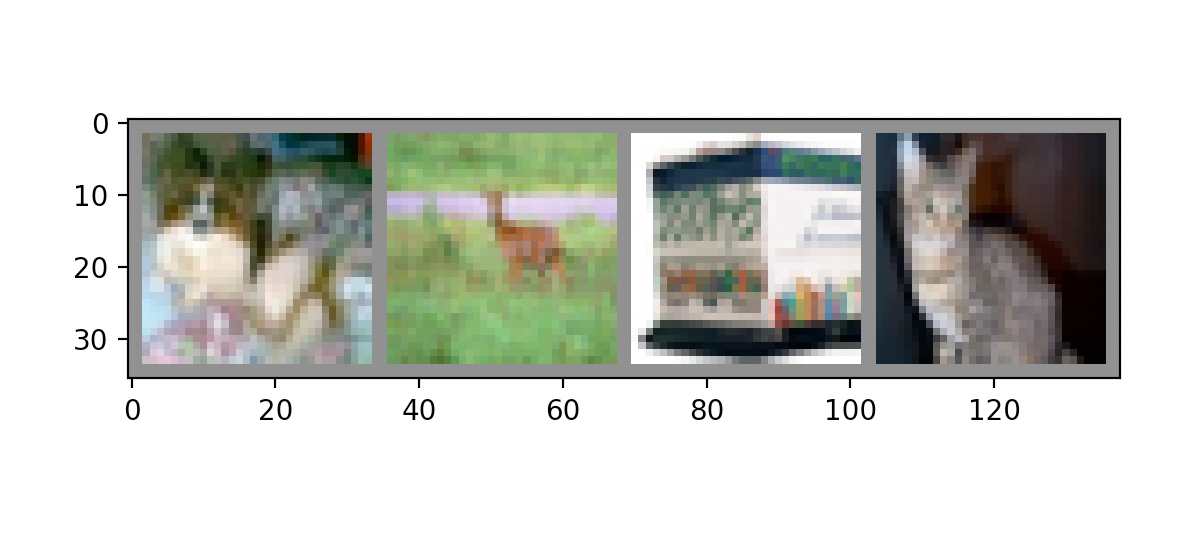

This chart was generated by the following Python code:
# Training My PyTorch Model

import torch
import torch.nn as nn
import torch.nn.functional as F
import torch.optim as optim

import torchvision
import torchvision.transforms as transforms

import matplotlib
import matplotlib.pyplot as plt
import numpy as np

from multiprocessing import freeze_support

# Transform
transform = transforms.Compose(
    [transforms.ToTensor(), transforms.Normalize((0.5, 0.5, 0.5), (0.5, 0.5, 0.5))],
)

# Load trainset
trainset = torchvision.datasets.CIFAR10(
    root="./data", train=True, download=True, transform=transform
)
trainloader = torch.utils.data.DataLoader(
    trainset, batch_size=4, shuffle=True, num_workers=2
)

# Load testset
testset = torchvision.datasets.CIFAR10(
    root="./data", train=False, download=True, transform=transform
)
testloader = torch.utils.data.DataLoader(
    testset, batch_size=4, shuffle=False, num_workers=2
)

classes = (
    "plane",
    "car",
    "bird",
    "cat",
    "deer",
    "dog",
    "frog",
    "horse",
    "ship",
    "truck",
)


import matplotlib.pyplot as plt
import numpy as np

# functions to show an image


def imshow(img):
    img = img / 2 + 0.5  # unnormalize
    npimg = img.numpy()
    plt.imshow(np.transpose(npimg, (1, 2, 0)))
    plt.show()


def main():
    # get some random training images
    dataiter = iter(trainloader)
    images, labels = dataiter.next()

    # show images
    imshow(torchvision.utils.make_grid(images))
    # print labels
    print(" ".join("%5s" % classes[labels[j]] for j in range(4)))

    class Net(nn.Module):
        def __init__(self):
            super(Net, self).__init__()
            self.conv1 = nn.Conv2d(3, 6, 5)
            self.pool = nn.MaxPool2d(2, 2)
            self.conv2 = nn.Conv2d(6, 16, 5)
            self.fc1 = nn.Linear(16 * 5 * 5, 120)
            self.fc2 = nn.Linear(120, 84)
            self.fc3 = nn.Linear(84, 10)

        def forward(self, x):
            x = self.pool(F.relu(self.conv1(x)))
            x = self.pool(F.relu(self.conv2(x)))
            x = x.view(-1, 16 * 5 * 5)
            x = F.relu(self.fc1(x))
            x = F.relu(self.fc2(x))
            x = self.fc3(x)
            return x

    net = Net()

    criterion = nn.CrossEntropyLoss()
    optimizer = optim.SGD(net.parameters(), lr=0.001, momentum=0.9)

    # loop over the dataset multiple times
    for epoch in range(2):

        running_loss = 0.0
        for i, data in enumerate(trainloader, 0):
            # get the inputs
            inputs, labels = data

            # zero the parameter gradients
            optimizer.zero_grad()

            # forward + backward + optimize
            outputs = net(inputs)
            loss = criterion(outputs, labels)
            loss.backward()
            optimizer.step()

            # print statistics
            running_loss += loss.item()
            if i % 2000 == 1999:  # print every 2000 mini-batches
                print("[%d, %5d] loss: %.3f" % (epoch + 1, i + 1, running_loss / 2000))
                running_loss = 0.0

    print("Finished Training")

    # Test (Inference) phrase
    correct = 0
    total = 0
    with torch.no_grad():
        for data in testloader:
            images, labels = data
            outputs = net(images)
            _, predicted = torch.max(outputs.data, 1)
            total += labels.size(0)
            correct += (predicted == labels).sum().item()

    print(
        "Accuracy of the network on the 10000 test images: %d %%"
        % (100 * correct / total)
    )


if __name__ == "__main__":
    freeze_support()
    main()
